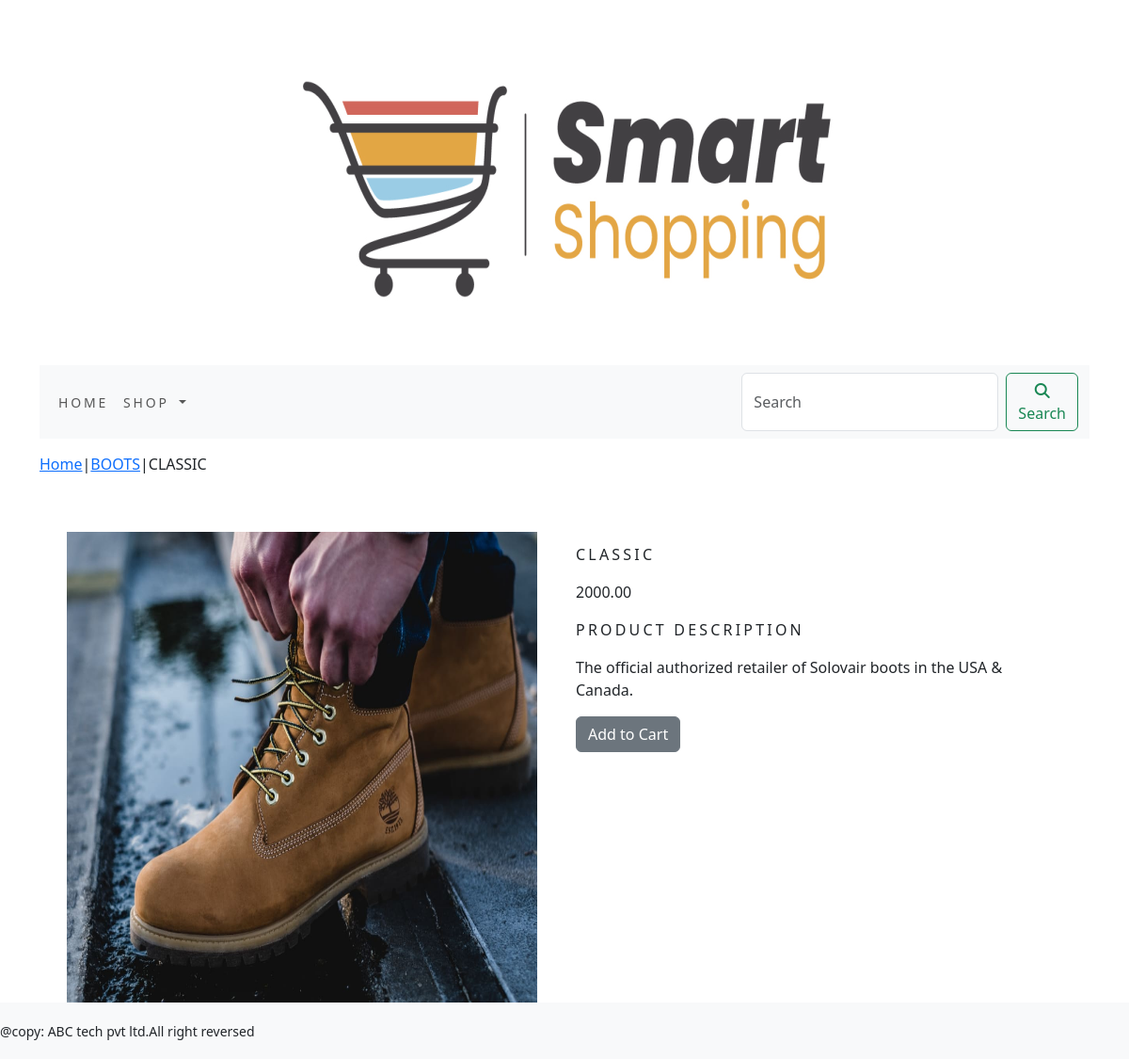
Page /boots/boots/ on the committed database.
### shop/models.py (models this page shows, shortened)
class Product(models.Model):
    name = models.CharField(max_length=250, unique=True)
    slug = models.SlugField(max_length=250, unique=True)
    description = models.TextField(blank=True)
    price = models.DecimalField(max_digits=10, decimal_places=2)
    category = models.ForeignKey(Category, on_delete=models.CASCADE)
    image = models.ImageField(upload_to='product', blank=True)
    stock = models.IntegerField()
    available = models.BooleanField(default=True)
    created = models.DateTimeField(auto_now_add=True)
    updated = models.DateTimeField(auto_now=True)
    class Meta:
        ordering = ('name',)
        verbose_name = 'product'
        verbose_name_plural = 'products'

class Category(models.Model):
    name = models.CharField(max_length=250, unique=True)
    slug = models.SlugField(max_length=250, unique=True)
    description = models.TextField(blank=True)
    image = models.ImageField(upload_to='category', blank=True)
    class Meta:
        ordering = ('name',)
        verbose_name = 'category'
        verbose_name_plural = 'categories'
    def get_url(self):
        return reverse('shop:product_by_category', args=[self.slug])
    def __str__(self):
        return '{}'.format(self.name)

### shop/views.py (the view)
# urls.py: path('<slug:c_slug>/<slug:product_slug>/', views.proDetail, name='proCatdetail')
def proDetail(request,c_slug,product_slug):
    try:
        product = Product.objects.get(category__slug=c_slug, slug=product_slug)
    except Exception as e:
        raise e
    return render(request, 'product.html', {'product': product})

### cart/context_processors.py (called while the page is built)
def counter(request):
    item_count = 0
    if 'admin' in request.path:
        return {}
    else:
        try:
            cart = Cart.objects.get(cart_id=_cart_id(request))
            cart_items = CartItem.objects.filter(cart=cart)
            for cart_item in cart_items:
                item_count += cart_item.quantity
        except Cart.DoesNotExist:
            item_count = 0
    return {'item_count': item_count}

### cart/views.py (called while the page is built)
def _cart_id(request):
    cart = request.session.session_key
    if not cart:
        cart = request.session.create()
    return cart

### shop/context_processors.py (called while the page is built)
def menu_links(request):
    links = Category.objects.all()
    return dict(links=links)

### templates/product.html (shortened to what this page needs)
{% extends 'base.html' %}
{% load static %}
{% block content %}
<div class="row my_prod_row_class">
    <div class="mx_auto">
        <p>
            <a href="{% url 'shop:allprodcat' %}">Home</a>|<a href="{{product.category.get.url}}">{{product.category}}</a>|{{product.name}}
        </p>
    </div>
</div>
<div class="container">
<br>
<div class="row">
    <div class="col-12 col-sm-12 col-md-12 col-lg-6 text-center">
        <div style="min-width:18rem">
            <img src="{{product.image.url}}" alt="{{product.name}}" height="500rem" width="500rem">
        </div>
    </div>
    <div class="col-12 col-sm-12 col-md-12 col-lg-6">
        <div>
        <h1 class="my_prod_title">{{product.name}}</h1>
        <p>{{product.price}}</p>
        <p class="my_title">Product Description</p>
        <p class="text-justify my_prod_text">{{product.description}}</p>
        {% if product.stock <= 0 %}
        <p class="text-justify my_prod_text"><br>Out of Stock</p>
        {% else %}
        <a class="btn btn-secondary" href="{% url 'cart:add_cart' product.id %}">Add to Cart</a>
        {% endif %}
        </div>
    </div>
</div>
</div>
{% endblock %}

### static/css/custom.css (style rules this page uses)
.my_title { font-size:16px; text-transform:uppercase; letter-spacing:.2em; }
.my_prod_row_class { padding-top:15px; padding-bottom:20px; }
.my_prod_title { font-size:16px; text-transform:uppercase; letter-spacing:.2em; padding-top:15px; padding-bottom:10px; }
.my_prod_text { padding-right:20px; }

### rows in the picture
Product: category "BOOTS", name "CLASSIC", image (picture), price "2000.00", description "The official authorized retailer of Solovair boots in the USA & Canada."
